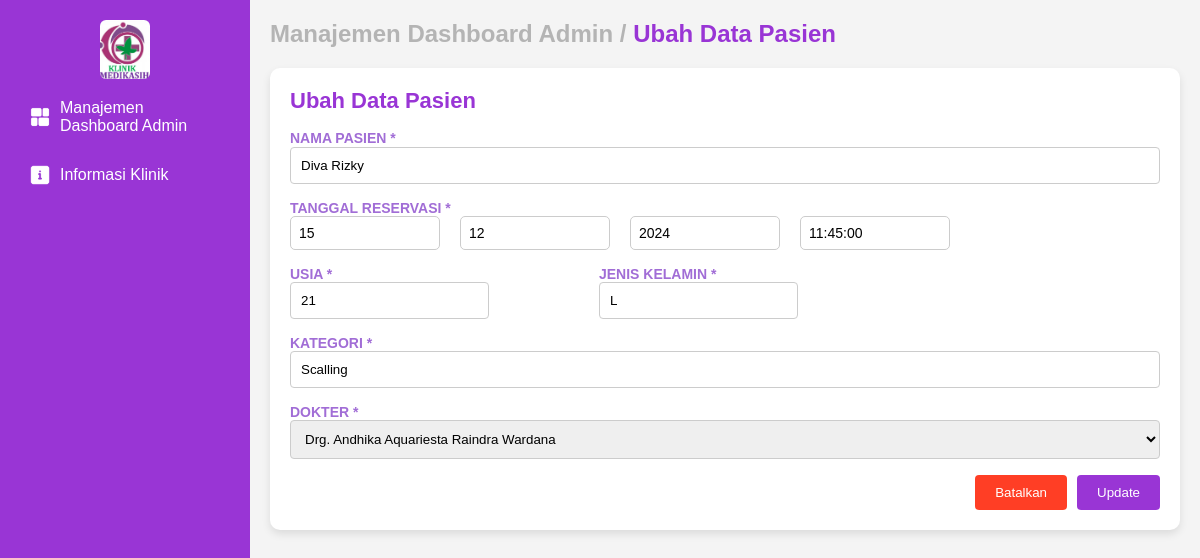
Page /Admin/pages/ubah_data.php?id=2&type=pasien (signed in) on the committed database.
### tables this page shows
CREATE TABLE `tb_pasien` (
  `id_pasien` int(2) NOT NULL,
  `tanggal_kunjungan` datetime NOT NULL,
  `nama_pasien` varchar(100) NOT NULL,
  `usia` int(2) NOT NULL,
  `jenis_kelamin` char(1) NOT NULL,
  `kategori` varchar(100) NOT NULL,
  `id_dokter` int(2) NOT NULL,
  `id_admin` int(2) NOT NULL
);

### Admin/pages/ubah_data.php (the view, shortened to what this page needs)
<?php
include '../config/config_query.php';
$type = isset($_GET['type']) ? $_GET['type'] : 'dokter';
$id = isset($_GET['id']) ? $_GET['id'] : 0;
$isDoctor = $type === 'dokter';
$sqlDokter = "SELECT id_dokter, nama_dokter FROM tb_dokter";
$resultDokter = $conn->query($sqlDokter);
if ($isDoctor) {
  $sql = "SELECT * FROM tb_dokter WHERE id_dokter = ?";
} else {
  $sql = "SELECT * FROM tb_pasien WHERE id_pasien = ?";
}
$stmt = $conn->prepare($sql);
$stmt->bind_param("i", $id);
$stmt->execute();
$data = $stmt->get_result()->fetch_assoc();
if (!$isDoctor && !empty($data['tanggal_kunjungan'])) {
  $datetime = explode(' ', $data['tanggal_kunjungan']);
  $dateParts = explode('-', $datetime[0]);
  $time = $datetime[1] ?? '';
  $hari = $dateParts[2] ?? '';
  $bulan = $dateParts[1] ?? '';
  $tahun = $dateParts[0] ?? '';
  $jam = $time;
}
?>
<!DOCTYPE html>
<html lang="en">
<head>
  <link rel="stylesheet" href="../assets/css/styles.css">
  <link href="https://cdn.jsdelivr.net/npm/summernote/dist/summernote-lite.min.css" rel="stylesheet">
</head>
<body>
  <div class="dashboard-container">
    <div class="sidebar" id="sidebar">
      <img id="logo" src="../assets/icons/logo.jpg" alt="Logo Klinik Poli Gigi">
      <nav>
        <ul class="sidebar-nav" id="sidebar-nav">
          <li>
            <a href="../index.php" id="dashboard-title">
              <img class="sidebar-icon" src="../assets/icons/dashboard-icon.png" alt="Dashboard Icon">
              Manajemen Dashboard Admin
            </a>
          </li>
          <li>
            <a href="../pages/informasi_klinik.php" id="clinic-info-link">
              <img class="sidebar-icon" src="../assets/icons/info-icon.png" alt="Clinic Icon">
              Informasi Klinik
            </a>
          </li>
        </ul>
      </nav>
    </div>
    <div class="main-content" id="main-content">
      <main>
        <header>
          <h3 id="heading-main-content">
            <span class="sub-heading-main-content">
              <a href="../index.php">Manajemen Dashboard Admin /</a>
            </span>
            <span>Ubah Data <?php echo ucfirst($type); ?></span>
          </h3>
        </header>
        <section>
          <div class="container-section">
            <h2 id="doctor-title" class="card-title mb-4">Ubah Data <?php echo ucfirst($type); ?></h2>
            <form action="../config/process_update_data.php" method="POST" enctype="multipart/form-data">
              <div class="mb-3">
                <label for="name" class="form-label"><?php echo $isDoctor ? 'NAMA DOKTER' : 'NAMA PASIEN'; ?> *</label>
                <input type="text" name="name" id="name" class="form-control"
                  value="<?php echo $data['nama_dokter'] ?? $data['nama_pasien']; ?>" required>
              </div>
              <?php if (!$isDoctor): ?>
                <div class="input-pasien">
                  <div class="mb-3">
                    <div class="form-tanggal">
                      <label for="tanggal_reservasi" class="form-label">TANGGAL RESERVASI *</label>
                      <div class="input-group input-horizontal">
                        <input type="text" name="hari" placeholder="Hari" class="form-control input-small" value="<?php echo $hari; ?>" required>
                        <input type="text" name="bulan" placeholder="Bulan" class="form-control input-small" value="<?php echo $bulan; ?>" required>
                        <input type="text" name="tahun" placeholder="Tahun" class="form-control input-small" value="<?php echo $tahun; ?>" required>
                        <input type="text" name="jam" placeholder="Jam" class="form-control input-small" value="<?php echo $jam; ?>" required>
                      </div>
                    </div>
                  </div>
                  <div class="form-input-pasien">
                    <div class="row-input-pasien">
                      <div class="mb-3">
                        <label for="usia">USIA *</label>
                        <input type="number" name="usia" id="usia" class="form-control"
                          value="<?php echo $data['usia']; ?>" required>
                      </div>
                      <div class="mb-3">
                        <label for="jenis_kelamin">JENIS KELAMIN *</label>
                        <input type="text" name="jenis_kelamin" id="jenis_kelamin" class="form-control"
                          value="<?php echo $data['jenis_kelamin']; ?>" required>
                      </div>
                    </div>
                    <div class="mb-3">
                      <label for="kategori">KATEGORI *</label>
                      <input type="text" name="kategori" id="kategori" class="form-control"
                        value="<?php echo $data['kategori']; ?>" required>
                    </div>
                    <div class="mb-3">
                      <label for="dokter" class="form-label">DOKTER *</label>
                      <select name="id_dokter" id="dokter" class="form-control" required>
                        <?php
                        if ($resultDokter && $resultDokter->num_rows > 0) {
                          while ($row = $resultDokter->fetch_assoc()) {
                            $selected = ($row['id_dokter'] == $data['id_dokter']) ? 'selected' : '';
                            echo "<option value='" . $row['id_dokter'] . "' $selected>" . htmlspecialchars($row['nama_dokter']) . "</option>";
                          }
                        }
                        ?>
                      </select>
                    </div>
                  </div>
                </div>
              <?php endif; ?>
              <div class="form-actions">
                <button type="button" onclick="window.history.back();" class="cancel-button">Batalkan</button>
                <button type="submit" class="submit-button">Update</button>
              </div>
            </form>
        </section>
      </main>
    </div>
  </div>
</body>
</html>

### Admin/assets/css/styles.css (style rules this page uses)
* { margin: 0; padding: 0; box-sizing: border-box; }
body { font-family: Arial, sans-serif; background-color: #f4f4f4; }
.dashboard-container { display: flex; min-height: 100vh; flex-wrap: wrap; }
.sidebar { background-color: #9935D5; color: white; padding: 20px; width: 250px; height: 100vh; display: flex; flex-direction: column; align-items: flex-start; position: fixed; top: 0; left: 0; box-sizing: border-box; transition: all 0.2s ease; }
#logo { display: block; margin: 0 auto; width: 50px; height: auto; border-radius: 6px; }
#sidebar-nav { width: 100%; list-style-type: none; padding-left: 0; }
#sidebar-nav li { margin: 10px 0; }
#sidebar-nav a { color: white; text-decoration: none; font-size: 16px; display: flex; align-items: center; padding: 10px; border-radius: 5px; transition: background-color 0.3s; }
.sidebar-icon { width: 20px; height: 20px; margin-right: 10px; object-fit: contain; vertical-align: middle; }
.main-content { margin-left: 250px; flex-grow: 1; padding: 20px; box-sizing: border-box; }
#doctor-title, #patient-title { font-size: 22px; font-weight: bold; color: #9935D5; margin-bottom: 15px; }
.container-section { background-color: #ffffff; border-radius: 10px; box-shadow: 0 4px 8px rgba(0, 0, 0, 0.1); padding: 20px; margin-bottom: 30px; }
header { margin-bottom: 20px; }
.form-label { color: #A16DD6; font-weight: bold; font-size: 14px; }
.form-control { border: 1px solid #ccc; border-radius: 4px; padding: 10px; width: 100%; }
.mb-3 { margin-bottom: 16px; }
.form-actions { display: flex; justify-content: flex-end; gap: 10px; }
.cancel-button { background-color: #FF3E25; color: #fff; border: none; padding: 10px 20px; border-radius: 4px; cursor: pointer; }
.submit-button { background-color: #9935D5; color: #fff; border: none; padding: 10px 20px; border-radius: 4px; cursor: pointer; }
.form-tanggal { color: #A16DD6; font-weight: bold; font-size: 14px; }
.input-horizontal { display: flex; gap: 20px; }
.input-horizontal .input-small { display: block; flex: 1; max-width: 150px; }
.form-tanggal label { display: block; }
.input-small { padding: 8px; border: 1px solid #ccc; border-radius: 5px; font-size: 14px; }
.form-input-pasien { color: #A16DD6; font-weight: bold; font-size: 14px; }
.form-input-pasien label { display: block; }
.row-input-pasien { display: flex; flex-wrap: wrap; gap: 110px; }
#heading-main-content { font-size: 1.5rem; font-weight: 400; }
#heading-main-content .sub-heading-main-content { font-weight: bold; }
#heading-main-content a { opacity: 50%; color: #757575; text-decoration: none; }
#heading-main-content span:last-child { color: #9935D5; font-weight: bold; }

### rows in the picture
tb_pasien: name "Diva Rizky", hari "15", bulan "12", tahun "2024", jam "11:45:00", usia "21", jenis_kelamin "L", kategori "Scalling"

### other values in the picture
$type "Pasien"
form field id_dokter "Drg. Andhika Aquariesta Raindra Wardana"
